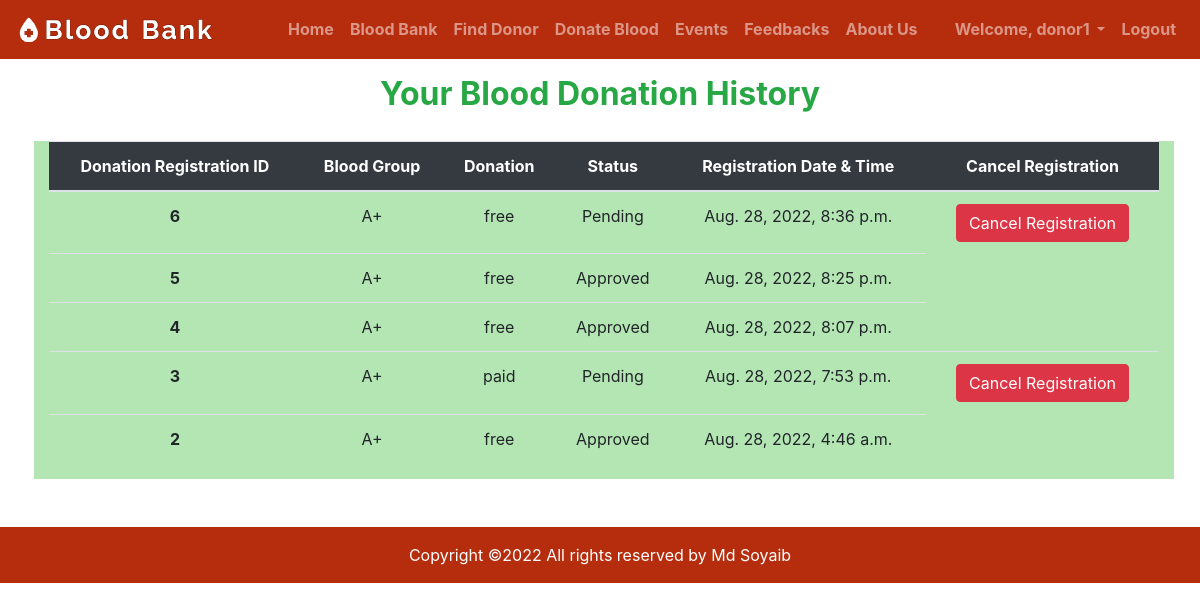
The page /donation_history (signed in) on the database as committed earlier.
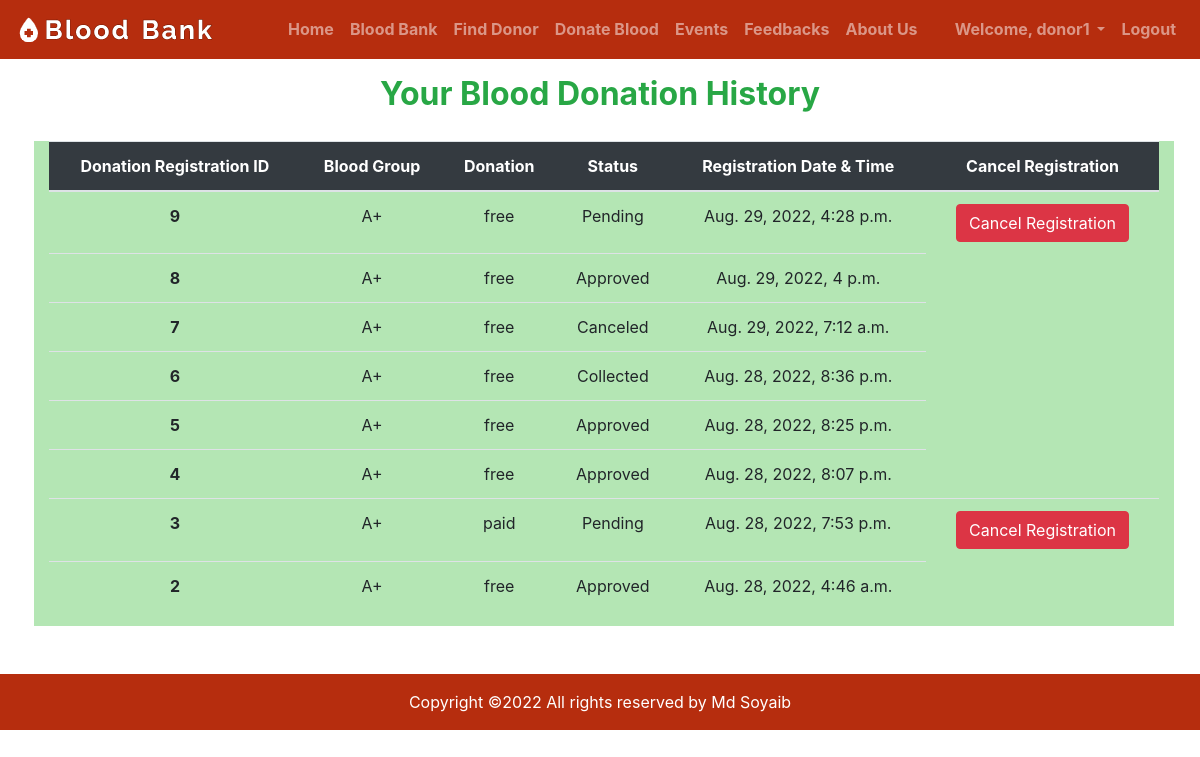
The same page on the database as committed later.
### app/models.py (models this page shows, shortened)
class Donation(models.Model):
    status = (
        ("Pending", "Pending"),
        ("Approved", "Approved"),
        ("Canceled", "Canceled"),
        ("Collected", "Collected"),
    )
    donor = models.ForeignKey(CustomUser, on_delete=models.DO_NOTHING, null=True, blank=True)
    donation = models.CharField(max_length=255, null=True, blank=True)
    status = models.CharField(max_length=255, choices=status, null=True, blank=True, default="Pending")
    created_at = models.DateTimeField(auto_now_add=True, blank=True, null=True)
    updated_at = models.DateTimeField(auto_now=True, blank=True, null=True)

class CustomUser(AbstractUser):
    email = models.EmailField(max_length=100, blank=True, unique=True, null=True)
    phone = models.CharField(verbose_name=_("Mobile phone"), max_length=14, blank=True, null=True, unique=True)
    city = models.CharField(max_length=50, null=True, blank=True)
    role = models.CharField(max_length=50, null=True, blank=True)
    blood = models.CharField(verbose_name=_("Blood Group"), max_length=10, null=True, blank=True)
    created_at = models.DateTimeField(auto_now_add=True, blank=True, null=True)
    updated_at = models.DateTimeField(auto_now=True, blank=True, null=True)

### app/views.py (the view)
# urls.py: path('donation_history', DonationHistory.as_view(), name="donation_history"),
class DonationHistory(View):
    def get(self, request):
        user = request.user
        if user.is_authenticated:
            donation = Donation.objects.filter(donor=user).order_by('-id')
            return render(request, 'donation_history.html', {'donation':donation})
        else:
            messages.warning(request, 'login first to access that page!')
            return redirect('login')

### templates/donation_history.html (shortened to what this page needs)
{% extends 'base.html' %}
{% block content %}
    <div class="container">
        <div class="row">
            <div class="col-lg-12 text-center pt-3 pb-3 text-success">
                <h2><b>Your Blood Donation History</b></h2>
            </div>
            <div class="col-lg-12 ml-1 mr-1 mt-1 mb-5" style="background-color: rgb(180, 230, 180);">
                <table class="table table-hover text-center">
                    <thead class="bg-dark text-white">
                      <tr>
                        <th scope="col">Donation Registration ID</th>
                        <th scope="col">Blood Group</th>
                        <th scope="col">Donation</th>
                        <th scope="col">Status</th>
                        <th scope="col">Registration Date & Time</th>
                        <th scope="col">Cancel Registration</th>
                      </tr>
                    </thead>
                    <tbody>
                        {% for donation in donation %}
                        <tr>
                            <th scope="row">{{donation.id}}</th>
                            <td>{{donation.donor.blood}}</td>
                            <td>{{donation.donation}}</td>
                            <td>{{donation.status}}</td>
                            <td>{{donation.created_at}}</td>
                            <form method="post" action="cancel_donation">
                                {% if donation.status == "Pending" %}
                                <td><button class="btn btn-danger" type="submit">Cancel Registration</button></td>
                                {% endif %}
                            </form>
                        </tr>
                        {% endfor %}
                    </tbody>
                </table>
            </div>
        </div>
    </div>
{% endblock content %}

Rows that differ between the two databases and show on the page:
added Donation: id "9", donor.blood "A+", donation "free", status "Pending", created_at "Aug. 29, 2022, 4:28 p.m."
added Donation: id "8", donor.blood "A+", donation "free", status "Approved", created_at "Aug. 29, 2022, 4 p.m."
added Donation: id "7", donor.blood "A+", donation "free", status "Canceled", created_at "Aug. 29, 2022, 7:12 a.m."
changed Donation id 6: status "Pending" → "Collected"; no longer shows "Cancel Registration"
